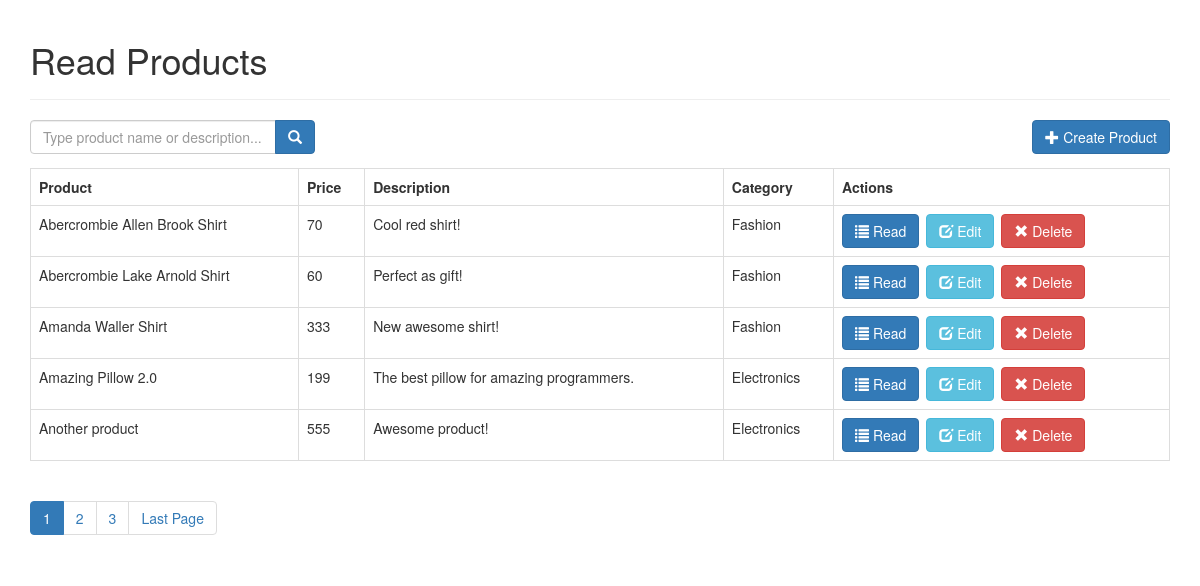
The page / on the database its author committed.
### tables this page shows
CREATE TABLE IF NOT EXISTS `products` (
  `id` int(11) NOT NULL AUTO_INCREMENT,
  `name` varchar(32) NOT NULL,
  `description` text NOT NULL,
  `price` decimal(10,0) NOT NULL,
  `category_id` int(11) NOT NULL,
  `created` datetime NOT NULL,
  `modified` timestamp NOT NULL DEFAULT CURRENT_TIMESTAMP,
  PRIMARY KEY (`id`)
);

CREATE TABLE IF NOT EXISTS `categories` (
  `id` int(11) NOT NULL AUTO_INCREMENT,
  `name` varchar(256) NOT NULL,
  `description` text NOT NULL,
  `created` datetime NOT NULL,
  `modified` timestamp NOT NULL DEFAULT CURRENT_TIMESTAMP,
  PRIMARY KEY (`id`)
);

### index.php (called while the page is built, shortened)
<?php
include_once 'config/core.php';
include_once 'objects/product.php';
include_once 'objects/category.php';
$database = new Database();
$db = $database->getConnection();
$product = new Product($db);
$category = new Category($db);
$page_title = "Read Products";
include_once "header.php";
$stmt = $product->readAll($from_record_num, $records_per_page);
$page_url = "index.php?";
$total_rows=$product->countAll();
include_once "read_template.php";
include_once "footer.php";
?>

### objects/product.php (called while the page is built, shortened)
<?php
class Product{
    private $conn;
    private $table_name = "products";
    public function __construct($db){
        $this->conn = $db;
    }
    function readAll($from_record_num, $records_per_page){
    $query = "SELECT
                id, name, description, price, category_id
            FROM
                " . $this->table_name . "
            ORDER BY
                name ASC
            LIMIT
                {$from_record_num}, {$records_per_page}";
    $stmt = $this->conn->prepare( $query );
    $stmt->execute();
    return $stmt;
  }
  public function countAll(){
      $query = "SELECT id FROM " . $this->table_name . "";
      $stmt = $this->conn->prepare( $query );
      $stmt->execute();
      $num = $stmt->rowCount();
      return $num;
  }
}
?>

### config/core.php (called while the page is built)
<?php
$page = isset($_GET['page']) ? $_GET['page'] : 1;
$records_per_page = 5;
$from_record_num = ($records_per_page * $page) - $records_per_page;
?>

### objects/category.php (called while the page is built, shortened)
<?php
class Category{
    private $conn;
    private $table_name = "categories";
    public $id;
    public function __construct($db){
        $this->conn = $db;
    }
    function readName(){
      $query = "SELECT name FROM " . $this->table_name . " WHERE id = ? limit 0,1";
      $stmt = $this->conn->prepare( $query );
      $stmt->bindParam(1, $this->id);
      $stmt->execute();
      $row = $stmt->fetch(PDO::FETCH_ASSOC);
      $this->name = $row['name'];
    }
}
?>

### read_template.php (the view)
<?php
echo "<form role='search' action='search.php'>";
    echo "<div class='input-group col-md-3 pull-left margin-right-1em'>";
        $search_value=isset($search_term) ? "value='{$search_term}'" : "";
        echo "<input type='text' class='form-control' placeholder='Type product name or description...' name='s' id='srch-term' required {$search_value} />";
        echo "<div class='input-group-btn'>";
            echo "<button class='btn btn-primary' type='submit'><i class='glyphicon glyphicon-search'></i></button>";
        echo "</div>";
    echo "</div>";
echo "</form>";
echo "<div class='right-button-margin'>";
    echo "<a href='create_product.php' class='btn btn-primary pull-right'>";
        echo "<span class='glyphicon glyphicon-plus'></span> Create Product";
    echo "</a>";
echo "</div>";
if($total_rows>0){
    echo "<table class='table table-hover table-responsive table-bordered'>";
        echo "<tr>";
            echo "<th>Product</th>";
            echo "<th>Price</th>";
            echo "<th>Description</th>";
            echo "<th>Category</th>";
            echo "<th>Actions</th>";
        echo "</tr>";
        while ($row = $stmt->fetch(PDO::FETCH_ASSOC)){
            extract($row);
            echo "<tr>";
                echo "<td>{$name}</td>";
                echo "<td>{$price}</td>";
                echo "<td>{$description}</td>";
                echo "<td>";
                    $category->id = $category_id;
                    $category->readName();
                    echo $category->name;
                echo "</td>";
                echo "<td>";
                    echo "<a href='read_one.php?id={$id}' class='btn btn-primary left-margin'>";
                        echo "<span class='glyphicon glyphicon-list'></span> Read";
                    echo "</a>";
                    echo "<a href='update_product.php?id={$id}' class='btn btn-info left-margin'>";
                        echo "<span class='glyphicon glyphicon-edit'></span> Edit";
                    echo "</a>";
                    echo "<a delete-id='{$id}' class='btn btn-danger delete-object'>";
                        echo "<span class='glyphicon glyphicon-remove'></span> Delete";
                    echo "</a>";
                echo "</td>";
            echo "</tr>";
        }
    echo "</table>";
    include_once 'paging.php';
}
else{
    echo "<div class='alert alert-danger'>No products found.</div>";
}
?>

### header.php (shortened to what this page needs)
<!DOCTYPE html>
<html lang="en">
<head>
    <link rel="stylesheet" href="https://maxcdn.bootstrapcdn.com/bootstrap/3.3.7/css/bootstrap.min.css" />
    <link rel="stylesheet" href="libs/css/custom.css" />
</head>
<body>
    <div class="container">
        <?php
        echo "<div class='page-header'>
                <h1>{$page_title}</h1>
            </div>";
        ?>

### paging.php (shortened to what this page needs)
<?php
echo "<ul class=\"pagination\">";
$total_pages = ceil($total_rows / $records_per_page);
$range = 2;
$initial_num = $page - $range;
$condition_limit_num = ($page + $range)  + 1;
for ($x=$initial_num; $x<$condition_limit_num; $x++) {
    if (($x > 0) && ($x <= $total_pages)) {
        if ($x == $page) {
            echo "<li class='active'><a href=\"#\">$x <span class=\"sr-only\">(current)</span></a></li>";
        }
        else {
            echo "<li><a href='{$page_url}page=$x'>$x</a></li>";
        }
    }
}
if($page<$total_pages){
    echo "<li><a href='" .$page_url . "page={$total_pages}' title='Last page is {$total_pages}.'>";
        echo "Last Page";
    echo "</a></li>";
}
echo "</ul>";
?>

### footer.php (shortened to what this page needs)
</div>
</body>
</html>

### libs/css/custom.css (style rules this page uses)
.left-margin { margin:0 .5em 0 0; }
.right-button-margin { margin: 0 0 1em 0; overflow: hidden; }

### rows shown on the page
products: name "Abercrombie Allen Brook Shirt", price "70", description "Cool red shirt!", category.name "Fashion"
products: name "Abercrombie Lake Arnold Shirt", price "60", description "Perfect as gift!", category.name "Fashion"
products: name "Amanda Waller Shirt", price "333", description "New awesome shirt!", category.name "Fashion"
products: name "Amazing Pillow 2.0", price "199", description "The best pillow for amazing programmers.", category.name "Electronics"
products: name "Another product", price "555", description "Awesome product!", category.name "Electronics"

### other values the page prints
$page_title "Read Products"
